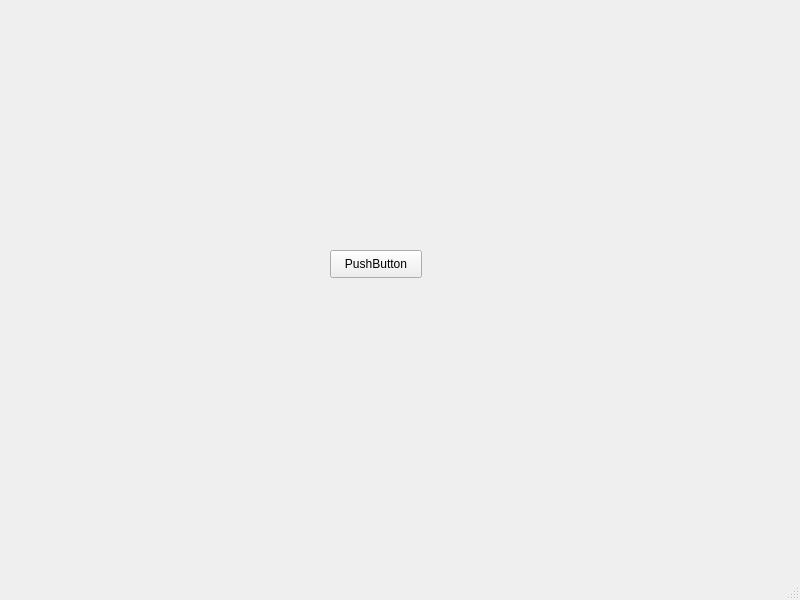
<?xml version="1.0" encoding="UTF-8"?>
<ui version="4.0">
 <class>MainWindow</class>
 <widget class="QMainWindow" name="MainWindow">
  <property name="geometry">
   <rect>
    <x>0</x>
    <y>0</y>
    <width>800</width>
    <height>600</height>
   </rect>
  </property>
  <property name="windowTitle">
   <string>MainWindow</string>
  </property>
  <widget class="QWidget" name="centralwidget">
   <widget class="QPushButton" name="slot_button">
    <property name="geometry">
     <rect>
      <x>330</x>
      <y>250</y>
      <width>92</width>
      <height>28</height>
     </rect>
    </property>
    <property name="text">
     <string>PushButton</string>
    </property>
   </widget>
  </widget>
  <widget class="QMenuBar" name="menubar">
   <property name="geometry">
    <rect>
     <x>0</x>
     <y>0</y>
     <width>800</width>
     <height>24</height>
    </rect>
   </property>
  </widget>
  <widget class="QStatusBar" name="statusbar"/>
 </widget>
 <resources/>
 <connections/>
</ui>
